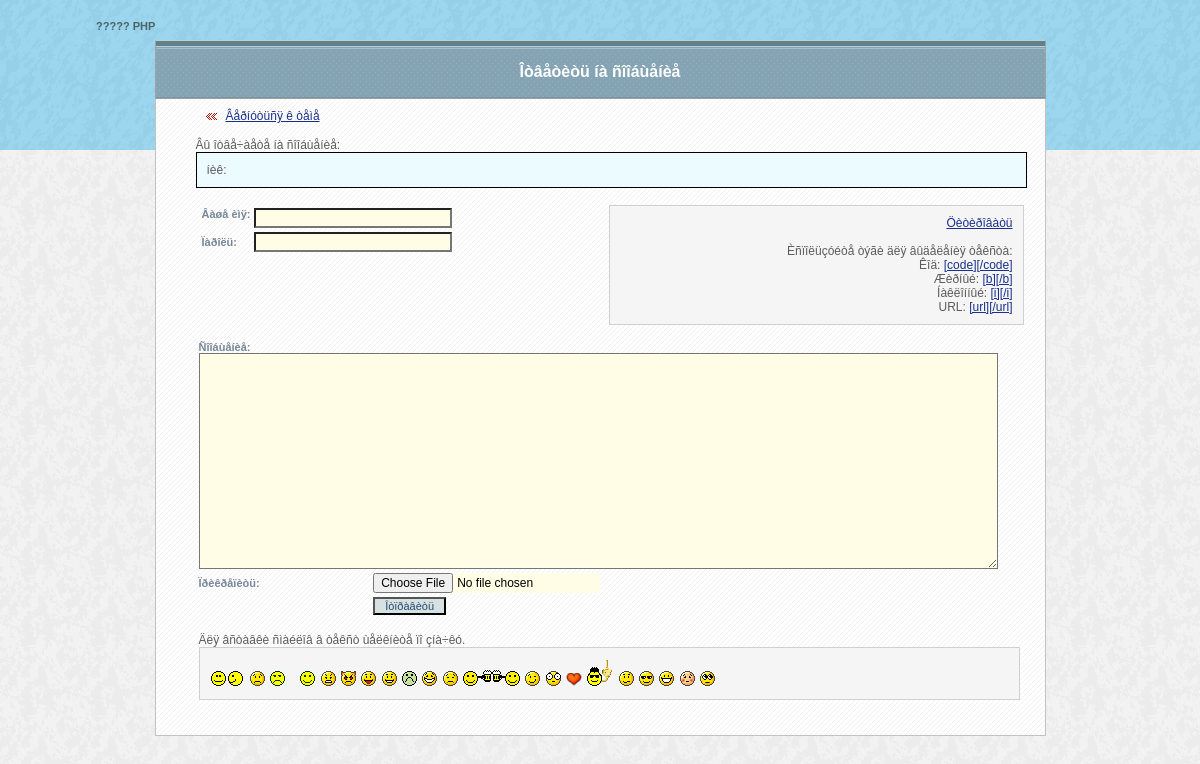
The app's page /source/forum/addpost.php with its own data.
### tables this page shows
CREATE TABLE liteforum_settings (
  name_forum tinytext NOT NULL,
  number_themes int(11) NOT NULL default '0',
  size_file int(11) NOT NULL default '0',
  size_photo int(10) NOT NULL default '0',
  send_mail enum('yes','no') NOT NULL default 'no',
  email tinytext NOT NULL,
  show_struct_switch enum('yes','no') NOT NULL default 'yes',
  show_forum_switch enum('yes','no') NOT NULL default 'yes',
  hello tinytext NOT NULL,
  cooktime int(10) NOT NULL default '0',
  skin tinytext NOT NULL,
  show_personally enum('yes','no') NOT NULL default 'no',
  user_email_required enum('yes','no') NOT NULL default 'no',
  email_distribution enum('yes','no') NOT NULL default 'no',
  registration_required enum('yes','no') NOT NULL default 'no',
  type_crypt enum('PLAIN','MD5','PASSWORD','OLD_PASSWORD') NOT NULL default 'MD5',
  confirm_registration enum('yes','no') NOT NULL default 'no'
);

### source/forum/config.php (called while the page is built, shortened)
<?php
  $tbl_settings   = "liteforum_settings";
?>

### source/utils/utils.settings.php (called while the page is built, shortened)
<?php
  function get_settings()
  {
    global $tbl_settings;
    $query = "SELECT * FROM $tbl_settings";
    $set = mysql_query($query);
    if(mysql_num_rows($set)) return mysql_fetch_array($set);
    else false;
  }
?>

### source/utils/include.add_message.php (the view, shortened to what this page needs)
<tr><td colspan="2"><p class="fieldname">Ñîîáùåíèå:<br>
<textarea class=input style="padding-right: 10px;" cols=110 rows=15 name=message><?php echo htmlspecialchars($message, ENT_QUOTES); ?></textarea></td></tr>
<tr><td><p class="fieldname">Ïðèêðåïèòü:</td><td><input class=input type=file name=attach size=82></td></tr>
<tr><td>&nbsp;</td><td><input class=button type=submit name=send value=Îòïðàâèòü></td><td></td></tr>
<?php
  $dirname = '../skins/'.$skin.'smiles';
  if (file_exists($dirname))
  {
    ?>
    <tr><td colspan="2"><br>
    <p class=texthelp>Äëÿ âñòàâêè ñìàéëîâ â òåêñò ùåëêíèòå ïî çíà÷êó.
    <div class="blockremark">
    <?php
    $dir = opendir($dirname);
    while ($smile = readdir($dir))
    {
      if(($smile != ".")
          &&($smile != "..")
          &&($smile != "Thumbs.db")
          && (substr($smile, -3) != "php")
          &&(is_dir($smile) != "true" ))
      {
         echo " <a href=# onClick=\"javascript:tag(' [:".substr($smile,0,strpos($smile,".")).":] ',''); return false;\"><img src='{$skin}smiles/$smile' border=0 hspace=1/></a>";
      }
    }
    ?>
  </div>
  </td></tr>
  <?php
  }
?>

### source/utils/topforumaction.php (shortened to what this page needs)
<?php
  require_once("config.php");
  require_once("../utils/utils.settings.php");
  $settings = get_settings();
  if(empty($_COOKIE['skin'])){
  	$skin = "../skins/".$settings['skin']."/";
  }else{
    $_COOKIE['skin'] = str_replace(".","",$_COOKIE['skin']);
    $_COOKIE['skin'] = str_replace("/","",$_COOKIE['skin']);
    $_COOKIE['skin'] = htmlspecialchars($_COOKIE['skin']);
  	$skin = "../skins/".$_COOKIE['skin']."/";
  }
?>
<html>
<head>
</head>
<body class="bodyaction" topmargin="0" marginheight="0" marginwidth="0" rightmargin="0" bottommargin="0" leftmargin="0">
<table class="toplineaction" border="0" height="150" width="100%" cellpadding="0" cellspacing="0">
    <tr valign="top">
        <td height="125"><div style="position: relative; left: 8%; width: 400px"><h1 class="namepageaction"><?php echo $settings['name_forum']; ?></h1></div></td>
    </tr>
    <tr><td class="lineaction" height="25"><p class=pic>&nbsp;</td></tr>
</table>
<div style="position: absolute; top: 40px; left: 0px; width: 100%; padding: 0px" >
    <table cellpadding="0" cellspacing="0" border="0" align="center" width="50%" >
        <tr>
            <td class=headerform>
                <p class="nameaction"><? echo $nameaction; ?></p>
            </td>
        </tr>
        <tr valign="top"><td class=bodyform>

### source/skins/base/forum.css (style rules this page uses)
body, table { font-family: Arial, Helvetica, sans-serif; font-size: 12px; }
a { color: #19308C }
.texthelp { color: #5B5B5B; margin: 0px }
.button { background-color: #D6E1E2; font-size: 11px; color: #264973; padding: 1px; padding-left: 10px; padding-right: 10px }

### source/skins/base/action.css (style rules this page uses)
.headerform { background-color: #84A4B3; background-image: url(images/header.gif); background-repeat: repeat-x; height: 59px; border-style: solid; border-width: 1px; border-color: #A2A2A2; border-top-color: #C4D2C6 }
.bodyform { background-color: #FFFFFF; background-image: url(images/paper2.gif); padding: 40px; padding-bottom: 10px; padding-top: 10px; border-style: solid; border-width: 1px; border-color: #C2C2C2; border-top-width: 0px; height: 200px }
.toplineaction { background-color: #96D0E8; background-image: url(images/fonactiontop.gif) }
.bodyaction { background-color: #ECECEC; background-image: url(images/fonbodyaction.gif); }
.namepageaction { margin-top: 20px; color: #4B6367; font-family: Arial, Helvetica, sans-serif; font-size: 11px; }
.nameaction { margin: 0px; font-size: 16px; text-align: center; color: #ffffff; font-weight: bold; padding-top: 5px }
.blockremark { border-style: solid; border-color: #CFCFCF; border-width: 1px; padding: 10px; width: 100%; background-color: #F5F5F5; margin-left: 0px; margin-bottom: 10px; }
.fieldname { font-weight: bold; font-size: 11px; color: #768799 }
.input { background: #FFFDE6; background-color: #FFFDE6; font-size: 12px; font-family: Arial, Helvetica, sans-serif }

### records on screen
liteforum_settings: name_forum "????? PHP", skin (picture)

### other values on screen
$nameaction "Îòâåòèòü íà ñîîáùåíèå"
